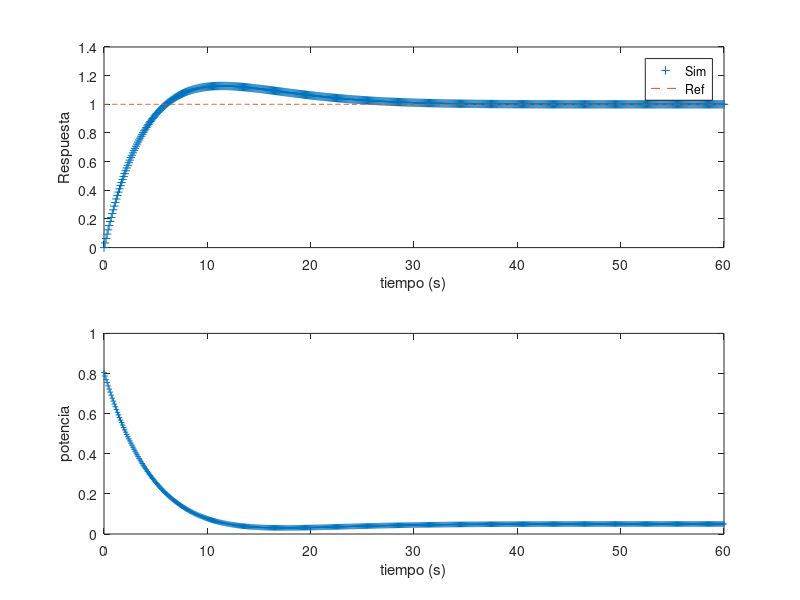

The MATLAB script that drew this image:
clear all, close all, clc
%% discretizacion modelo
Ts=0.1;
gp=tf(20,[50 1]);
gpd=c2d(gp,Ts,'zoh');
%% discretizacion controlador
Kp=0.8;
Ti=9;
K0=Kp+Kp*Ts/(2*Ti);% parametros control PID discreto
K1=-Kp+Kp*Ts/(2*Ti); % parametros control PID discreto

%% simulacion sistema lazo cerrado por integracion directa
[num,den]=tfdata(gpd,'v');
t=0:Ts:60;
Ref=ones(1,length(t));
y1=0;
u1=0;
u2=0;
error1=0;
for i=1:length(t)
    %%%%% proceso%%%%%%
    y(i)=num(2)*u1;
    y(i)=y(i)-den(2)*y1;
    %%%% retroalimentacion %%%%%
    error=Ref(i)-y(i); % punto suma 
    Usim(i)=u1+K0*error+K1*error1; % accion de control

    %%%% saturacion %%%%%%
    if Usim(i)>100
        Usim(i)=100;
    end
     if Usim(i)<0
        Usim(i)=0;
    end
        
    y1=y(i);
    u1=Usim(i);
    error1=error;

end
subplot(2,1,1)
plot(t,y,'+',t,Ref,'--','MarkerSize', 4)
xlabel('tiempo (s)')
ylabel('Respuesta')
legend('Sim','Ref')
subplot(2,1,2)
plot(t,Usim,'+','MarkerSize', 4)
ylabel('potencia')
xlabel('tiempo (s)')